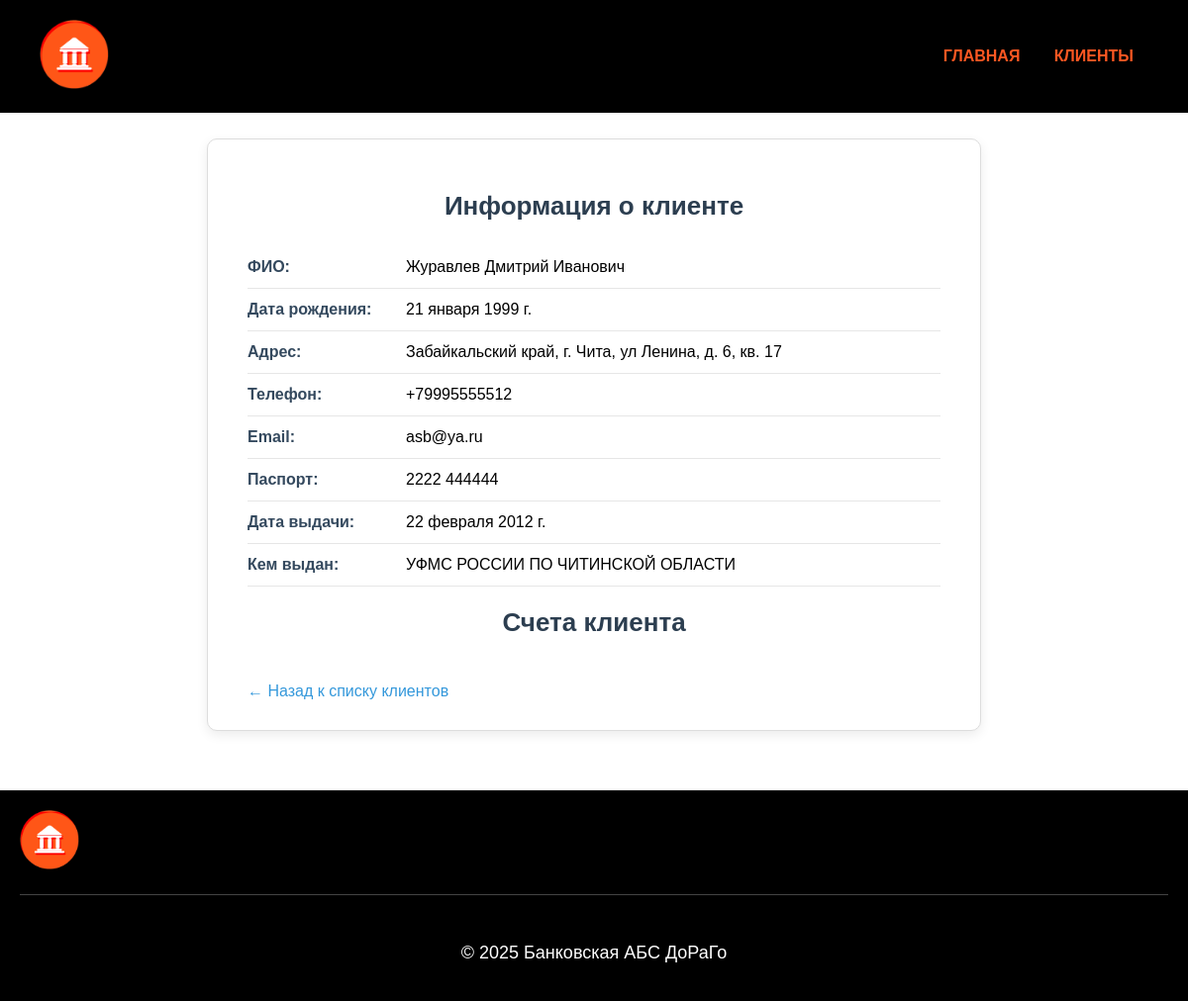
Screenshot of /clients/6/ with the database file from the repository.
### myapp/models.py (models this page shows, shortened)
class Client(models.Model):
    first_name = models.CharField(max_length=50, verbose_name='Имя')
    patronymic = models.CharField(max_length=50, verbose_name='Отчество', blank=True)
    last_name = models.CharField(max_length=50, verbose_name='Фамилия')
    birth_date = models.DateField(verbose_name='Дата рождения')
    address = models.CharField(max_length=255, verbose_name='Место жительства')
    phone = models.CharField(max_length=16, verbose_name='Телефон', blank=True)
    email = models.EmailField(max_length=254, verbose_name='Электронная почта', blank=True)
    passport_series = models.CharField(max_length=4, verbose_name='Серия паспорта')
    passport_number = models.CharField(max_length=6, verbose_name='Номер паспорта', unique=True)
    passport_issue_date = models.DateField(verbose_name='Дата выдачи паспорта')
    passport_issued_by = models.CharField(max_length=100, verbose_name='Кем выдан паспорт')
    class Meta:
        verbose_name = 'Клиент'
        verbose_name_plural = 'Клиенты'

### myapp/views.py (the view)
# urls.py: path('clients/<int:client_id>/', views.client_detail, name='client_detail'),
def client_detail(request, client_id):
    client = get_object_or_404(Client, pk=client_id)
    return render(request, 'clients/client_detail.html', {'client': client})

### templates/clients/client_detail.html (shortened to what this page needs)
{% extends "base.html" %}
{% load static %}
{% block content %}
<div class="client-detail">
    <h2>Информация о клиенте</h2>
    <ul>
        <li><strong>ФИО:</strong> {{ client.last_name }} {{ client.first_name }} {{ client.patronymic }} </li>
        <li><strong>Дата рождения:</strong> {{ client.birth_date }}</li>
        <li><strong>Адрес:</strong> {{ client.address }}</li>
        <li><strong>Телефон:</strong> {{ client.phone|default:"—" }}</li>
        <li><strong>Email:</strong> {{ client.email|default:"—" }}</li>
        <li><strong>Паспорт:</strong> {{ client.passport_series }} {{ client.passport_number }}</li>
        <li><strong>Дата выдачи:</strong> {{ client.passport_issue_date }}</li>
        <li><strong>Кем выдан:</strong> {{ client.passport_issued_by }}</li>
    </ul>
    <h2>Счета клиента</h2>
    <a href="{% url 'clients_list' %}">← Назад к списку клиентов</a>
</div>
{% endblock %}

### myapp/static/css/style.css (style rules this page uses)
html, body { height: 100%; }
body { font-family: Arial, sans-serif; margin: 0; padding: 0; display: flex; flex-direction: column; }
.client-detail { max-width: 700px; background-color: #ffffff; margin: 40px auto; padding: 30px 40px; border-radius: 10px; border: 1px solid #ddd; box-shadow: 0 4px 12px rgba(0, 0, 0, 0.08); }
.client-detail h2 { text-align: center; color: #2c3e50; margin-bottom: 25px; font-size: 26px; }
.client-detail ul { list-style: none; padding: 0; margin: 0; }
.client-detail li { padding: 12px 0; border-bottom: 1px solid #e6e6e6; font-size: 16px; display: flex; }
.client-detail li strong { min-width: 160px; font-weight: 600; color: #34495e; display: inline-block; }
.client-detail a { display: inline-block; margin-top: 20px; text-decoration: none; color: #3498db; font-weight: 500; }

### rows the page displays
Client: last_name "Журавлев", first_name "Дмитрий", patronymic "Иванович", birth_date "21 января 1999 г.", address "Забайкальский край, г. Чита, ул Ленина, д. 6, кв. 17", phone "+79995555512", email "asb@ya.ru", passport_series "2222", passport_number "444444", passport_issue_date "22 февраля 2012 г.", passport_issued_by "УФМС РОССИИ ПО ЧИТИНСКОЙ ОБЛАСТИ"
